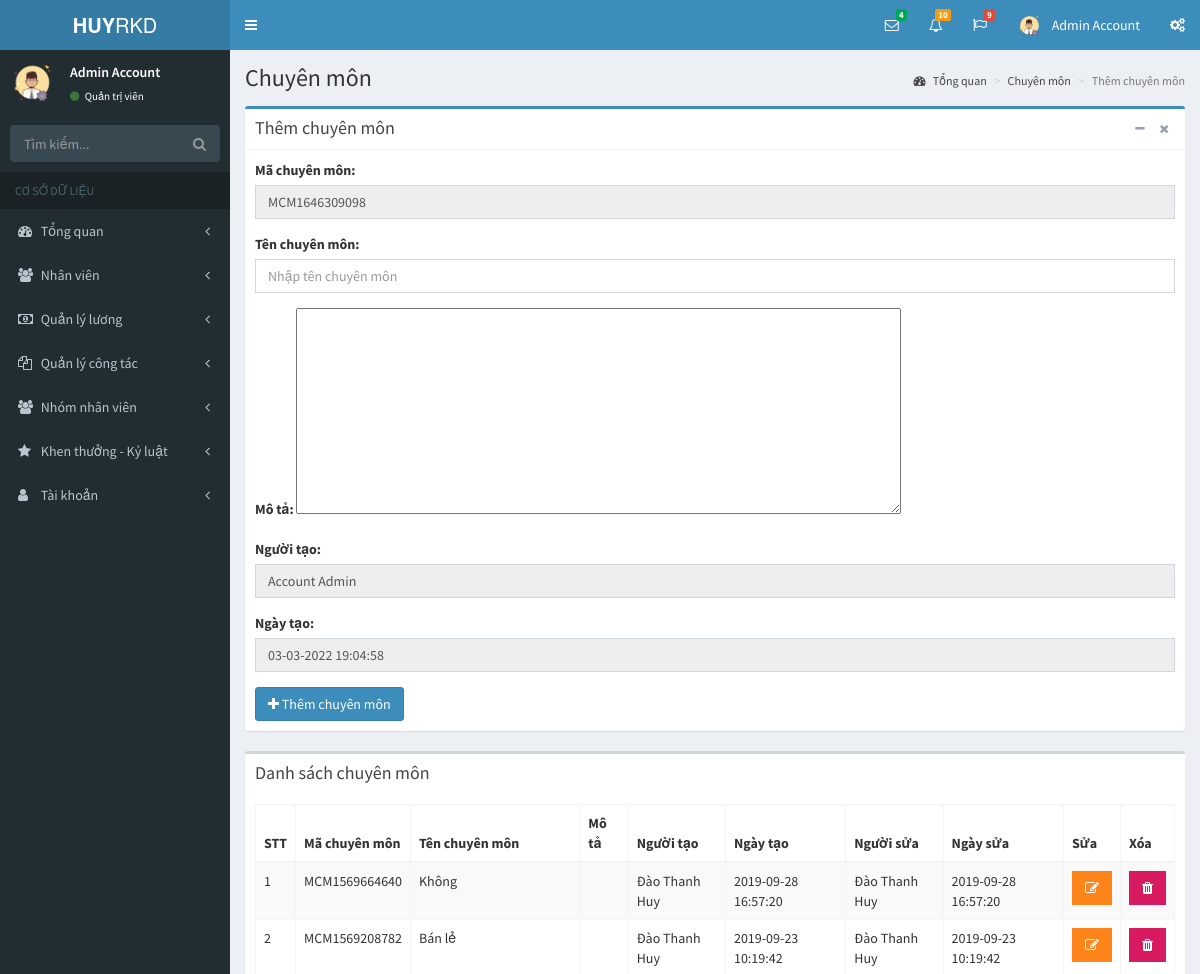
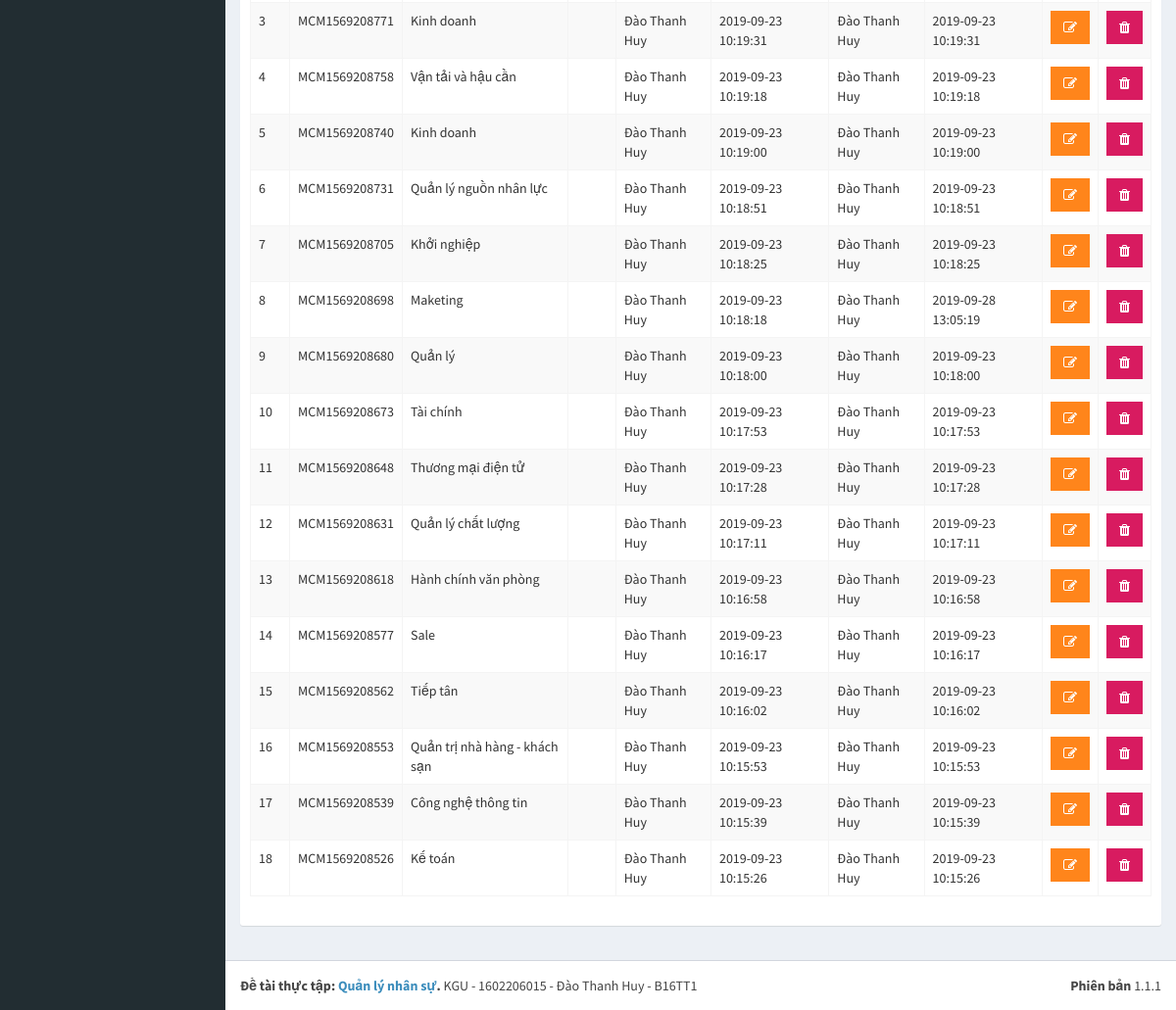
The app's page /pages/chuyen-mon.php (signed in) with its own data (2 pictures, top to bottom).
### tables this page shows
CREATE TABLE `tai_khoan` (
  `id` int(11) NOT NULL,
  `ho` varchar(50) NOT NULL,
  `ten` varchar(50) NOT NULL,
  `hinh_anh` varchar(50) NOT NULL,
  `email` varchar(50) NOT NULL,
  `mat_khau` varchar(50) NOT NULL,
  `so_dt` varchar(50) NOT NULL,
  `quyen` tinyint(1) NOT NULL,
  `trang_thai` tinyint(1) NOT NULL,
  `truy_cap` int(11) NOT NULL,
  `ngay_tao` datetime NOT NULL,
  `ngay_sua` datetime NOT NULL
);

CREATE TABLE `chuyen_mon` (
  `id` int(11) NOT NULL,
  `ma_chuyen_mon` varchar(50) NOT NULL,
  `ten_chuyen_mon` varchar(255) NOT NULL,
  `ghi_chu` varchar(255) NOT NULL,
  `nguoi_tao` varchar(50) NOT NULL,
  `ngay_tao` datetime NOT NULL,
  `nguoi_sua` varchar(50) NOT NULL,
  `ngay_sua` datetime NOT NULL
);

### pages/chuyen-mon.php (the view, shortened to what this page needs)
<?php
if(isset($_SESSION['username']) && isset($_SESSION['level']))
{
  include('../layouts/header.php');
  include('../layouts/topbar.php');
  include('../layouts/sidebar.php');
  $showData = "SELECT id, ma_chuyen_mon, ten_chuyen_mon, ghi_chu, nguoi_tao, ngay_tao, nguoi_sua, ngay_sua FROM chuyen_mon ORDER BY ngay_tao DESC";
  $result = mysqli_query($conn, $showData);
  $arrShow = array();
  while ($row = mysqli_fetch_array($result)) {
    $arrShow[] = $row;
  }
  $specialCode = "MCM" . time();
?>
  <div class="content-wrapper">
    <section class="content-header">
      <h1>
        Chuyên môn
      </h1>
      <ol class="breadcrumb">
        <li><a href="index.php?p=index&a=statistic"><i class="fa fa-dashboard"></i> Tổng quan</a></li>
        <li><a href="chuyen-mon.php?p=staff&a=specialize">Chuyên môn</a></li>
        <li class="active">Thêm chuyên môn</li>
      </ol>
    </section>
    <section class="content">
      <div class="row">
        <div class="col-xs-12">
          <div class="box box-primary">
            <div class="box-header with-border">
              <h3 class="box-title">Thêm chuyên môn</h3>
              <div class="box-tools pull-right">
                <button type="button" class="btn btn-box-tool" data-widget="collapse"><i class="fa fa-minus"></i></button>
                <button type="button" class="btn btn-box-tool" data-widget="remove"><i class="fa fa-remove"></i></button>
              </div>
            </div>
            <div class="box-body">
              <form action="" method="POST">
                <div class="row">
                  <div class="col-md-12">
                    <div class="form-group">
                      <label for="exampleInputEmail1">Mã chuyên môn: </label>
                      <input type="text" class="form-control" id="exampleInputEmail1" name="speacialCode" value="<?php echo $specialCode; ?>" readonly>
                    </div>
                    <div class="form-group">
                      <label for="exampleInputEmail1">Tên chuyên môn: </label>
                      <input type="text" class="form-control" id="exampleInputEmail1" placeholder="Nhập tên chuyên môn" name="titleSpecial">
                    </div>
                    <div class="form-group">
                      <label for="exampleInputEmail1">Mô tả: </label>
                      <textarea id="editor1" rows="10" cols="80" name="description">
                      </textarea>
                    </div>
                    <div class="form-group">
                      <label for="exampleInputEmail1">Người tạo: </label>
                      <input type="text" class="form-control" id="exampleInputEmail1" value="<?php echo $row_acc['ho']; ?> <?php echo $row_acc['ten']; ?>" name="personCreate" readonly>
                    </div>
                    <div class="form-group">
                      <label for="exampleInputEmail1">Ngày tạo: </label>
                      <input type="text" class="form-control" id="exampleInputEmail1" value="<?php echo date('d-m-Y H:i:s'); ?>" name="dateCreate" readonly>
                    </div>
                    <?php
                      if($_SESSION['level'] == 1)
                        echo "<button type='submit' class='btn btn-primary' name='save'><i class='fa fa-plus'></i> Thêm chuyên môn</button>";
                    ?>
                  </div>
                </div>
              </form>
            </div>
          </div>
          <div class="box">
            <div class="box-header">
              <h3 class="box-title">Danh sách chuyên môn</h3>
            </div>
            <div class="box-body">
              <div class="table-responsive">
                <table id="example1" class="table table-bordered table-striped">
                  <thead>
                  <tr>
                    <th>STT</th>
                    <th>Mã chuyên môn</th>
                    <th>Tên chuyên môn</th>
                    <th>Mô tả</th>
                    <th>Người tạo</th>
                    <th>Ngày tạo</th>
                    <th>Người sửa</th>
                    <th>Ngày sửa</th>
                    <th>Sửa</th>
                    <th>Xóa</th>
                  </tr>
                  </thead>
                  <tbody>
                  <?php
                    $count = 1;
                    foreach ($arrShow as $arrS)
                    {
                  ?>
                      <tr>
                        <td><?php echo $count; ?></td>
                        <td><?php echo $arrS['ma_chuyen_mon']; ?></td>
                        <td><?php echo $arrS['ten_chuyen_mon']; ?></td>
                        <td><?php echo $arrS['ghi_chu']; ?></td>
                        <td><?php echo $arrS['nguoi_tao']; ?></td>
                        <td><?php echo $arrS['ngay_tao']; ?></td>
                        <td><?php echo $arrS['nguoi_sua']; ?></td>
                        <td><?php echo $arrS['ngay_sua']; ?></td>
                        <th>
                          <?php
                            if($row_acc['quyen'] == 1)
                            {
                              echo "<form method='POST'>";
                              echo "<button type='submit' class='btn bg-orange btn-flat'  name='edit'><i class='fa fa-edit'></i></button>";
                              echo "</form>";
                            }
                            else
                            {
                              echo "<button type='button' class='btn bg-orange btn-flat' disabled><i class='fa fa-edit'></i></button>";
                            }
                          ?>
                        </th>
                        <th>
                          <?php
                            if($row_acc['quyen'] == 1)
                            {
                              echo "<button type='button' class='btn bg-maroon btn-flat' data-toggle='modal' data-target='#exampleModal' data-whatever='".$arrS['id']."'><i class='fa fa-trash'></i></button>";
                            }
                            else
                            {
                              echo "<button type='button' class='btn bg-maroon btn-flat' disabled><i class='fa fa-trash'></i></button>";
                            }
                          ?>
                        </th>
                      </tr>
                  <?php
                      $count++;
                    }
                  ?>
                  </tbody>
                </table>
              </div>
            </div>
          </div>
        </div>
      </div>
    </section>
  </div>
<?php
  include('../layouts/footer.php');
}
else
{
  header('Location: dang-nhap.php');
}
?>

### layouts/topbar.php (shortened to what this page needs)
<body class="hold-transition skin-blue sidebar-mini">
<div class="wrapper">
  <header class="main-header">
    <a href="index.php?p=index&a=statistic" class="logo">
      <span class="logo-lg"><b>HUY</b>RKD</span>
    </a>
    <nav class="navbar navbar-static-top">
      <a href="#" class="sidebar-toggle" data-toggle="push-menu" role="button">
      </a>
      <div class="navbar-custom-menu">
        <ul class="nav navbar-nav">
          <li class="dropdown messages-menu">
            <a href="#" class="dropdown-toggle" data-toggle="dropdown">
              <i class="fa fa-envelope-o"></i>
              <span class="label label-success">4</span>
            </a>
          </li>
          <li class="dropdown notifications-menu">
            <a href="#" class="dropdown-toggle" data-toggle="dropdown">
              <i class="fa fa-bell-o"></i>
              <span class="label label-warning">10</span>
            </a>
          </li>
          <li class="dropdown tasks-menu">
            <a href="#" class="dropdown-toggle" data-toggle="dropdown">
              <i class="fa fa-flag-o"></i>
              <span class="label label-danger">9</span>
            </a>
          </li>
          <li class="dropdown user user-menu">
            <a href="#" class="dropdown-toggle" data-toggle="dropdown">
              <img src="../uploads/images/<?php echo $row_acc['hinh_anh']; ?>" class="user-image" alt="User Image">
              <span class="hidden-xs"><?php echo $row_acc['ten']; ?> <?php echo $row_acc['ho']; ?></span>
            </a>
          </li>
          <li>
            <a href="#" data-toggle="control-sidebar"><i class="fa fa-gears"></i></a>
          </li>
        </ul>
      </div>
    </nav>
  </header>

### layouts/sidebar.php (shortened to what this page needs)
<aside class="main-sidebar">
  <section class="sidebar">
    <div class="user-panel">
      <div class="pull-left image">
        <img src="../uploads/images/<?php echo $row_acc['hinh_anh']; ?>" class="img-circle" alt="User Image">
      </div>
      <div class="pull-left info">
        <p>
          <?php echo $row_acc['ten']; ?> <?php echo $row_acc['ho']; ?>
        </p>
        <a href="#"><i class="fa fa-circle text-success"></i>
          <?php
            if($row_acc['quyen'] == 1)
            {
              echo "Quản trị viên";
            }
            else
            {
              echo "Nhân viên";
            }
          ?>
        </a>
      </div>
    </div>
    <form action="#" method="get" class="sidebar-form">
      <div class="input-group">
        <input type="text" name="q" class="form-control" placeholder="Tìm kiếm...">
        <span class="input-group-btn">
              <button type="submit" name="search" id="search-btn" class="btn btn-flat"><i class="fa fa-search"></i>
              </button>
            </span>
      </div>
    </form>
    <ul class="sidebar-menu" data-widget="tree">
      <li class="header">CƠ SỞ DỮ LIỆU</li>
      <li class="<?php if($p == 'index') echo 'active'; ?> treeview">
        <a href="#">
          <i class="fa fa-dashboard"></i> <span>Tổng quan</span>
          <span class="pull-right-container">
            <i class="fa fa-angle-left pull-right"></i>
          </span>
        </a>
      </li>
      <li class="<?php if($p == 'staff') echo 'active'; ?> treeview">
        <a href="#">
          <i class="fa fa-users"></i>
          <span>Nhân viên</span>
          <span class="pull-right-container">
            <i class="fa fa-angle-left pull-right"></i>
          </span>
        </a>
      </li>
      <li class="<?php if($p == 'salary') echo 'active'; ?> treeview">
        <a href="#">
          <i class="fa fa-money"></i>
          <span>Quản lý lương</span>
          <span class="pull-right-container">
            <i class="fa fa-angle-left pull-right"></i>
          </span>
        </a>
      </li>
      <li class="<?php if($p == 'collaborate') echo 'active'; ?> treeview">
        <a href="#">
          <i class="fa fa-files-o"></i>
          <span>Quản lý công tác</span>
          <span class="pull-right-container">
            <i class="fa fa-angle-left pull-right"></i>
          </span>
        </a>
      </li>
      <li class="<?php if($p == 'group') echo 'active'; ?> treeview">
        <a href="#">
          <i class="fa fa-users"></i> <span>Nhóm nhân viên</span>
          <span class="pull-right-container">
            <i class="fa fa-angle-left pull-right"></i>
          </span>
        </a>
      </li>
      <li class="<?php if($p == 'bonus-discipline') echo 'active'; ?> treeview">
        <a href="#">
          <i class="fa fa-star"></i> <span>Khen thưởng - Kỷ luật</span>
          <span class="pull-right-container">
            <i class="fa fa-angle-left pull-right"></i>
          </span>
        </a>
      </li>
      <li class="<?php if($p == 'account') echo 'active'; ?> treeview">
        <a href="#">
          <i class="fa fa-user"></i> <span>Tài khoản</span>
          <span class="pull-right-container">
            <i class="fa fa-angle-left pull-right"></i>
          </span>
        </a>
      </li>
    </ul>
  </section>
</aside>

### records on screen
tai_khoan: hinh_anh (picture), ten "Admin", ho "Account", personCreate "Account Admin"
chuyen_mon: ma_chuyen_mon "MCM1569664640", ten_chuyen_mon "Không", nguoi_tao "Đào Thanh Huy", ngay_tao "2019-09-28 16:57:20", nguoi_sua "Đào Thanh Huy", ngay_sua "2019-09-28 16:57:20"
chuyen_mon: ma_chuyen_mon "MCM1569208782", ten_chuyen_mon "Bán lẻ", nguoi_tao "Đào Thanh Huy", ngay_tao "2019-09-23 10:19:42", nguoi_sua "Đào Thanh Huy", ngay_sua "2019-09-23 10:19:42"
chuyen_mon: ma_chuyen_mon "MCM1569208771", ten_chuyen_mon "Kinh doanh", nguoi_tao "Đào Thanh Huy", ngay_tao "2019-09-23 10:19:31", nguoi_sua "Đào Thanh Huy", ngay_sua "2019-09-23 10:19:31"
chuyen_mon: ma_chuyen_mon "MCM1569208758", ten_chuyen_mon "Vận tải và hậu cần", nguoi_tao "Đào Thanh Huy", ngay_tao "2019-09-23 10:19:18", nguoi_sua "Đào Thanh Huy", ngay_sua "2019-09-23 10:19:18"
chuyen_mon: ma_chuyen_mon "MCM1569208740", ten_chuyen_mon "Kinh doanh", nguoi_tao "Đào Thanh Huy", ngay_tao "2019-09-23 10:19:00", nguoi_sua "Đào Thanh Huy", ngay_sua "2019-09-23 10:19:00"
chuyen_mon: ma_chuyen_mon "MCM1569208731", ten_chuyen_mon "Quản lý nguồn nhân lực", nguoi_tao "Đào Thanh Huy", ngay_tao "2019-09-23 10:18:51", nguoi_sua "Đào Thanh Huy", ngay_sua "2019-09-23 10:18:51"
chuyen_mon: ma_chuyen_mon "MCM1569208705", ten_chuyen_mon "Khởi nghiệp", nguoi_tao "Đào Thanh Huy", ngay_tao "2019-09-23 10:18:25", nguoi_sua "Đào Thanh Huy", ngay_sua "2019-09-23 10:18:25"
chuyen_mon: ma_chuyen_mon "MCM1569208698", ten_chuyen_mon "Maketing", nguoi_tao "Đào Thanh Huy", ngay_tao "2019-09-23 10:18:18", nguoi_sua "Đào Thanh Huy", ngay_sua "2019-09-28 13:05:19"
chuyen_mon: ma_chuyen_mon "MCM1569208680", ten_chuyen_mon "Quản lý", nguoi_tao "Đào Thanh Huy", ngay_tao "2019-09-23 10:18:00", nguoi_sua "Đào Thanh Huy", ngay_sua "2019-09-23 10:18:00"
chuyen_mon: ma_chuyen_mon "MCM1569208673", ten_chuyen_mon "Tài chính", nguoi_tao "Đào Thanh Huy", ngay_tao "2019-09-23 10:17:53", nguoi_sua "Đào Thanh Huy", ngay_sua "2019-09-23 10:17:53"
chuyen_mon: ma_chuyen_mon "MCM1569208648", ten_chuyen_mon "Thương mại điện tử", nguoi_tao "Đào Thanh Huy", ngay_tao "2019-09-23 10:17:28", nguoi_sua "Đào Thanh Huy", ngay_sua "2019-09-23 10:17:28"
chuyen_mon: ma_chuyen_mon "MCM1569208631", ten_chuyen_mon "Quản lý chất lượng", nguoi_tao "Đào Thanh Huy", ngay_tao "2019-09-23 10:17:11", nguoi_sua "Đào Thanh Huy", ngay_sua "2019-09-23 10:17:11"
chuyen_mon: ma_chuyen_mon "MCM1569208618", ten_chuyen_mon "Hành chính văn phòng", nguoi_tao "Đào Thanh Huy", ngay_tao "2019-09-23 10:16:58", nguoi_sua "Đào Thanh Huy", ngay_sua "2019-09-23 10:16:58"
chuyen_mon: ma_chuyen_mon "MCM1569208577", ten_chuyen_mon "Sale", nguoi_tao "Đào Thanh Huy", ngay_tao "2019-09-23 10:16:17", nguoi_sua "Đào Thanh Huy", ngay_sua "2019-09-23 10:16:17"
chuyen_mon: ma_chuyen_mon "MCM1569208562", ten_chuyen_mon "Tiếp tân", nguoi_tao "Đào Thanh Huy", ngay_tao "2019-09-23 10:16:02", nguoi_sua "Đào Thanh Huy", ngay_sua "2019-09-23 10:16:02"
chuyen_mon: ma_chuyen_mon "MCM1569208553", ten_chuyen_mon "Quản trị nhà hàng - khách sạn", nguoi_tao "Đào Thanh Huy", ngay_tao "2019-09-23 10:15:53", nguoi_sua "Đào Thanh Huy", ngay_sua "2019-09-23 10:15:53"
chuyen_mon: ma_chuyen_mon "MCM1569208539", ten_chuyen_mon "Công nghệ thông tin", nguoi_tao "Đào Thanh Huy", ngay_tao "2019-09-23 10:15:39", nguoi_sua "Đào Thanh Huy", ngay_sua "2019-09-23 10:15:39"
chuyen_mon: ma_chuyen_mon "MCM1569208526", ten_chuyen_mon "Kế toán", nguoi_tao "Đào Thanh Huy", ngay_tao "2019-09-23 10:15:26", nguoi_sua "Đào Thanh Huy", ngay_sua "2019-09-23 10:15:26"
